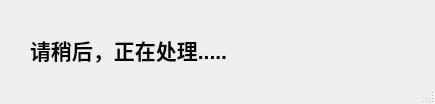
<?xml version="1.0" encoding="UTF-8"?>
<ui version="4.0">
 <class>Wait</class>
 <widget class="QMainWindow" name="Wait">
  <property name="geometry">
   <rect>
    <x>0</x>
    <y>0</y>
    <width>435</width>
    <height>104</height>
   </rect>
  </property>
  <property name="minimumSize">
   <size>
    <width>435</width>
    <height>104</height>
   </size>
  </property>
  <property name="maximumSize">
   <size>
    <width>435</width>
    <height>104</height>
   </size>
  </property>
  <property name="windowTitle">
   <string>基于计算机视觉的快递包装废弃物智能分拣机械臂</string>
  </property>
  <property name="toolButtonStyle">
   <enum>Qt::ToolButtonFollowStyle</enum>
  </property>
  <property name="animated">
   <bool>true</bool>
  </property>
  <widget class="QWidget" name="centralwidget">
   <widget class="QLabel" name="label">
    <property name="geometry">
     <rect>
      <x>30</x>
      <y>20</y>
      <width>391</width>
      <height>61</height>
     </rect>
    </property>
    <property name="text">
     <string>&lt;html&gt;&lt;head/&gt;&lt;body&gt;&lt;p&gt;&lt;span style=&quot; font-size:16pt; font-weight:600;&quot;&gt;请稍后，正在处理.....&lt;/span&gt;&lt;/p&gt;&lt;/body&gt;&lt;/html&gt;</string>
    </property>
   </widget>
  </widget>
  <widget class="QStatusBar" name="statusbar"/>
 </widget>
 <resources/>
 <connections/>
</ui>
